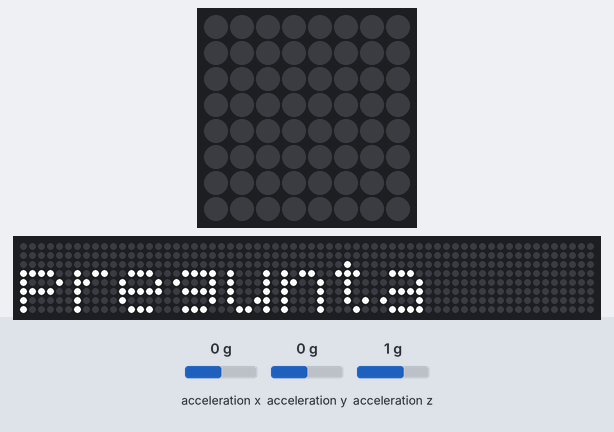
The program below on a simulated Raspberry Pi (BCM pin numbers) with a Sense HAT. Shown: the Sense HAT's 8×8 RGB LED matrix, a strip that is not on the board, showing the scrolling text unrolled. The test bench sets the inputs (shaded band); at power-on: acceleration x 0 g, acceleration y 0 g, acceleration z 1 g. Random numbers come from a fixed seed; the 64×8 strip is a reading aid, not a part: it shows the text the matrix is scrolling, unrolled, one strip-width of it at a time.

Above: at 6.88 s.
11.2 s: acceleration x set to -3.4 g
At 11.27 s:
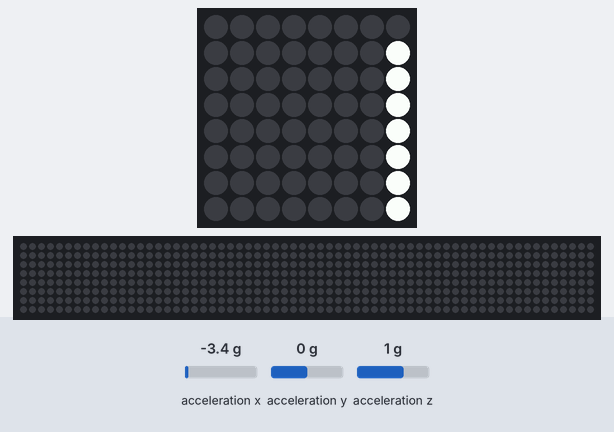
At 11.63 s:
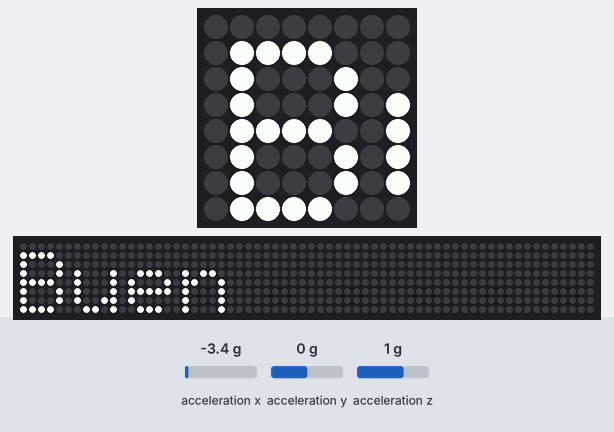

The program:

bola_8.py
```python
from sense_hat import SenseHat
import random
import time

sensor = SenseHat()

sensor.show_message("Hazme una pregunta", scroll_speed = (0.06))

time.sleep(3)

respuestas = ["En mi opinion, si", "Es cierto", "Es decididamente asi", "Probablemente",
                    "Buen pronostico", "Todo apunta a que si", "Sin duda", " Si", "Si definitivamente",
                    "Debes confiar en ello", "Respuesta vaga, vuelve a intentarlo", "Pregunta en otro momento",
                     "Sera mejor que no te lo diga ahora", "No puedo predecirlo ahora", "Concentrate y vuelve a preguntar",
                     "No cuentes con ello", "Mi respuesta es no", "Mis fuentes me dicen que no",
                     "Las perspectivas no son buenas", "Muy dudoso"
                     ]


while True:
     x, y, z = sensor.get_accelerometer_raw().values()

     x = abs(x)
     y = abs(y)
     z = abs(z)

     if x > 2 or y > 2 or z > 2:
             sensor.show_message(random.choice(respuestas), scroll_speed = (0.06))
     else:
          sensor.clear()
```

Measured:
- after the input at 11.2 s, the LEDs: change after 0.06 s (image 1)
